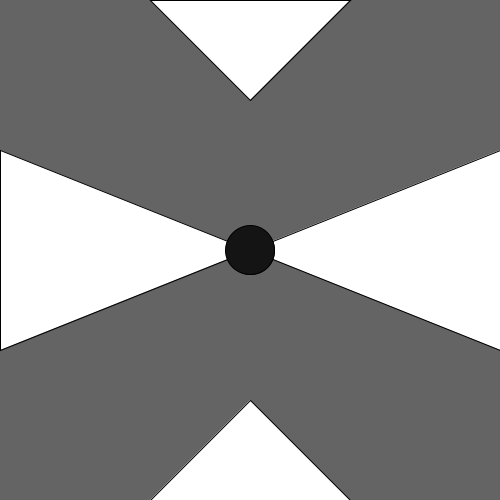
Frame 1 (no input)
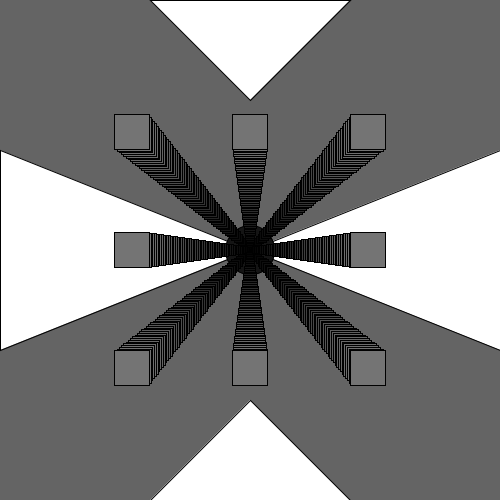
Frame 60 (the mouse pressed at the canvas centre just before this capture)
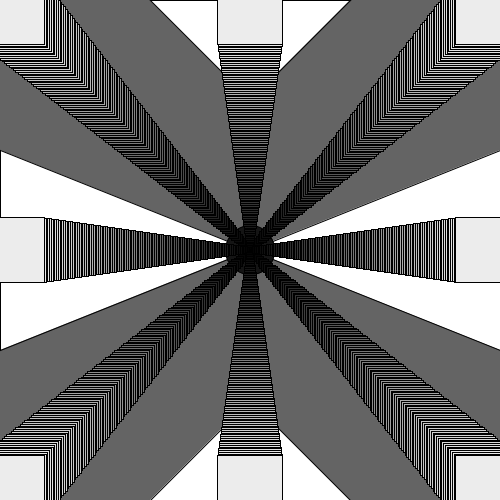
Frame 120 (the mouse held since frame 60 and released just before this capture)

The Processing sketch that drew these frames (run headless with seeded random() and noise(); from frame 60 on, the mouse is pressed at the canvas centre):

// Processing sketch: processing_63810
// ── processing_63810.pde

float x=0;
float y=0;
float col;
float siz=0;
float d=1;
void setup() {
  size(500, 500);
  background(100);
  smooth();
  rectMode(CENTER);
  ellipseMode(CENTER);
  
 triangle(250,400,150,500,350,500);
   triangle(350,0,250,100,150,0);
   triangle(250,250,500,150,500,350);
  triangle(250,250,0,150,0,350);
}

void draw() {
 

  
  
  
  fill(col);
//NW,NE,SW,SE
  rect(width/2+x, height/2+y, 5+siz, 5+siz);
  rect(width/2-x, height/2+y, 5+siz, 5+siz);
  rect(width/2+x, height/2-y, 5+siz, 5+siz);
  rect(width/2-x, height/2-y,5+siz, 5+siz);
  

  
  //NESW
  rect(width/2, height/2-y, 5+siz, 5+siz);
  rect(width/2-x, height/2, 5+siz, 5+siz);
  rect(width/2, height/2+y, 5+siz, 5+siz);
  rect(width/2+x,height/2,5+siz,5+siz);
    fill(col+20);
    while(d<50){
  ellipse(width/2,height/2,d,d);
  d=d+1;
    }
  col=x;
 


 
  siz=siz+0.5;
  
  x=x+2;
  y=y+2;
}
